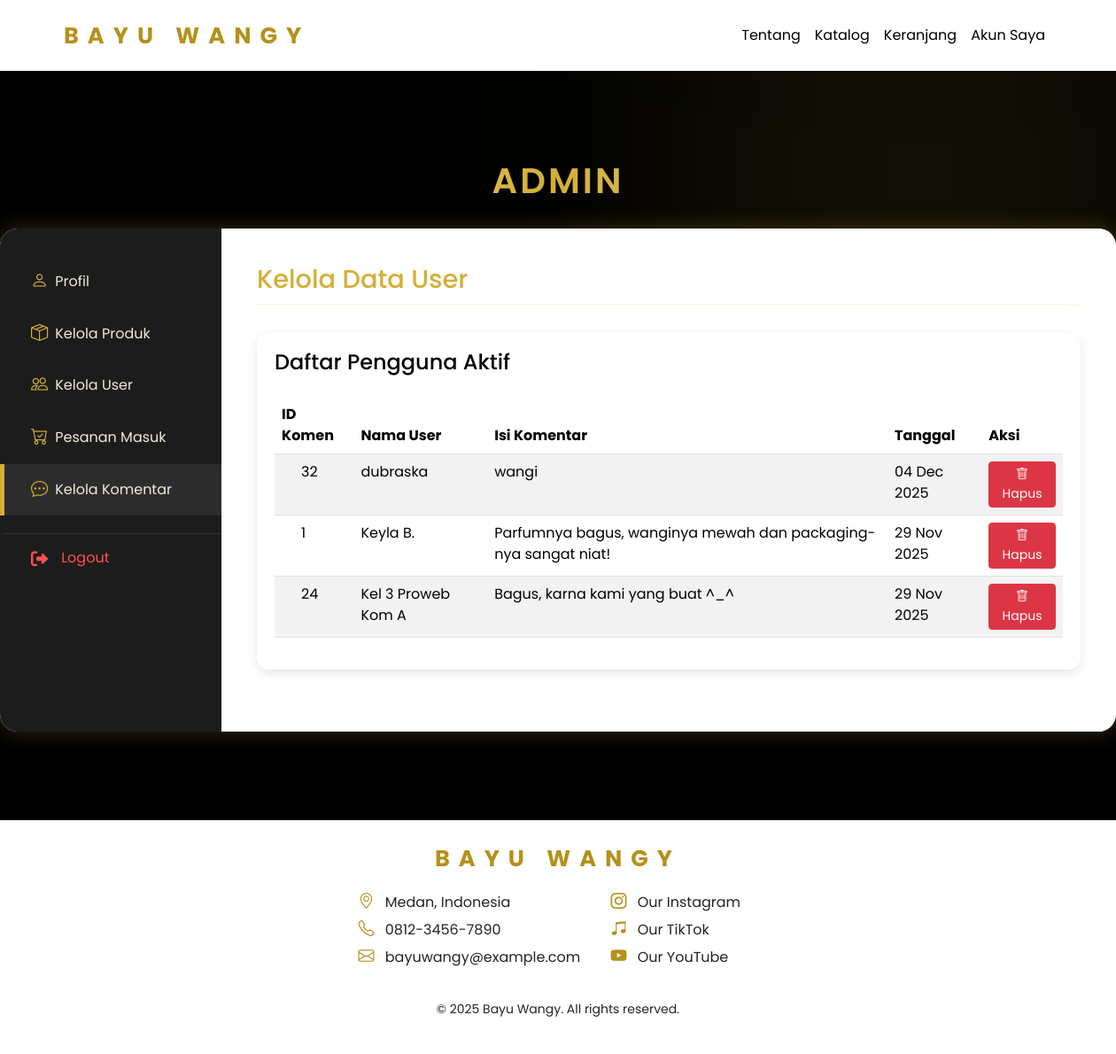
The app's page /admin-tab-komentar.php (signed in) with its own data.
### tables this page shows
CREATE TABLE `testimoni` (
  `id_komen` int(11) NOT NULL,
  `nama_user` varchar(100) NOT NULL,
  `rating` int(1) NOT NULL,
  `komentar` text NOT NULL,
  `tanggal_dibuat` datetime DEFAULT NULL
);

### admin-tab-komentar.php (the view, shortened to what this page needs)
<?php
require 'conn.php';
$sql = "
    SELECT
        id_komen,
        nama_user,
        komentar,
        tanggal_dibuat
    FROM testimoni
    ORDER BY tanggal_dibuat DESC
";
$komentar_query = $conn->query($sql);
?>
<!DOCTYPE html>
<html lang="id">
<head>
    <link rel="stylesheet" href="bootstrap/css/bootstrap.css">
    <link rel="stylesheet" href="css/akun.css">
    <link rel="stylesheet" href="css/navbar.css">
    <link rel="stylesheet" href="css/styleee.css">
    <link rel="stylesheet" href="https://cdnjs.cloudflare.com/ajax/libs/font-awesome/6.0.0-beta3/css/all.min.css">
    <link rel="stylesheet" href="https://cdn.jsdelivr.net/npm/bootstrap-icons@1.11.3/font/bootstrap-icons.css">
</head>
<body class="account-page">
    <?php include 'navbar.php'; ?>
    <div class="akun-container">
        <h1 class="title">Admin</h1>
        <div class="account-dashboard">
            <aside class="sidebar">
                <nav class="account-nav">
                    <a href="admin.php" class="nnav-item">
                        <i class="bi bi-person me-2"></i> Profil
                    </a>
                    <a href="admin-tab-produk.php" class="nnav-item">
                        <i class="bi bi-box-seam me-2"></i> Kelola Produk
                    </a>
                    <a href="admin-tab-user.php" class="nnav-item ">
                        <i class="bi bi-people me-2"></i> Kelola User
                    </a>
                    <a href="admin-tab-pesanan.php" class="nnav-item">
                        <i class="bi bi-cart-check me-2"></i> Pesanan Masuk
                    </a>
                    <a href="admin-tab-komentar.php" class="nnav-item active">
                        <i class="bi bi-chat-dots me-2"></i> Kelola Komentar
                    </a>
                    <a href="logout.php" class="nnav-item logout">
                        <i class="fas fa-sign-out-alt"></i> Logout
                    </a>
                </nav>
            </aside>
            <main class="content-area">
                <h2 class="section-title">Kelola Data User</h2>
                <div class="address-form" style="max-width: 1200px; margin: 30px auto;">
                    <h4 class="mb-4">Daftar Pengguna Aktif</h4>
                    <table class="table table-striped">
                        <thead>
                            <tr>
                                <th>ID Komen</th>
                                <th>Nama User</th>
                                <th>Isi Komentar</th>
                                <th>Tanggal</th>
                                <th>Aksi</th>
                            </tr>
                        </thead>
                        <tbody>
                            <?php if ($komentar_query->num_rows > 0): ?>
                            <?php while ($komentar = $komentar_query->fetch_assoc()): ?>
                            <tr>
                                <td><?= $komentar['id_komen']; ?></td>
                                <td><?= htmlspecialchars($komentar['nama_user']); ?></td>
                                <td><?= htmlspecialchars(substr($komentar['komentar'], 0, 80)) . (strlen($komentar['komentar']) > 80 ? '...' : ''); ?></td>
                                <td><?= date('d M Y', strtotime($komentar['tanggal_dibuat'])); ?></td>
                                <td>
                                    <a href="admin-hapuskomentar.php?id=<?= $komentar['id_komen']; ?>" class="btn btn-sm btn-danger" onclick="return confirm('Yakin hapus komentar ini?');">
                                        <i class="bi bi-trash"></i> Hapus
                                    </a>
                                </td>
                            </tr>
                            <?php endwhile; ?>
                            <?php else: ?>
                            <tr>
                                <td colspan="5" class="text-center">Tidak ada komentar saat ini.</td>
                            </tr>
                            <?php endif; ?>
                        </tbody>
                    </table>
                </div>
            </main>
            </div>
    </div>
    <?php include 'footer.php'; ?>
</body>
</html>

### css/akun.css (style rules this page uses)
* { margin: 0; padding: 0; box-sizing: border-box; font-family: 'Poppins', sans-serif; }
body { background: #000000; min-height: 100vh; height: auto; color: #ffffff; overflow-x: hidden; }
body::before { content: ""; position: absolute; width: 550px; height: 550px; background: #D4AF3715; filter: blur(130px); top: -80px; right: -50px; z-index: -1; }
.title { text-align: center; margin-bottom: 30px; font-size: 40px; font-weight: 600; letter-spacing: 3px; text-transform: uppercase; background: linear-gradient(90deg, #f2e9d8, #D4AF37, #f2e9d8); color: transparent; -webkit-background-clip: text; background-clip: text; }
.akun-container { margin: 100px auto; }
.address-form { background: #ffffff; padding: 20px; border-radius: 14px; box-shadow: 0px 4px 12px rgba(0,0,0,0.1); max-width: 100%; margin-top: 20px; }
.account-dashboard { display: flex; max-width: 1400px; margin: 0 auto; background: #ffffff; border-radius: 20px; overflow: hidden; box-shadow: 0 0 25px rgba(212, 175, 55, 0.25), inset 0 0 12px rgba(212, 175, 55, 0.15); }
.sidebar { flex: 0 0 250px; background: #1c1c1c; padding: 30px 0; color: #f2e9d8; }
.account-nav { display: flex; flex-direction: column; }
.nnav-item { display: flex; align-items: center; padding: 15px 30px; text-decoration: none; color: #f2e9d8; font-size: 1em; border-left: 5px solid transparent; transition: 0.2s; }
.nnav-item i { margin-right: 15px; font-size: 1.2em; color: #D4AF37; }
.nnav-item.active { border-left-color: #D4AF37; background-color: #2c2c2c; font-weight: 400; }
.nnav-item.logout { margin-top: 20px; border-top: 1px solid #333333; color: #ff5050; }
.nnav-item.logout i { color: #ff5050; }
.content-area { flex-grow: 1; padding: 40px; background: #ffffff; color: #000000; }
.section-title { color: #D4AF37; font-size: 1.8em; margin-bottom: 25px; border-bottom: 2px solid #D4AF3720; padding-bottom: 10px; }
.address-form { background: #ffffff; padding: 20px; border-radius: 14px; box-shadow: 0px 4px 12px rgba(0,0,0,0.1); max-width: 500px; margin-top: 20px; }

### css/styleee.css (style rules this page uses)
body { font-family: 'Poppins', sans-serif; }
.cart-table th:first-child, tr td:first-child { padding-left: 30px !important; }

### records on screen
testimoni: id_komen "32", nama_user "dubraska", komentar "wangi", tanggal_dibuat "04 Dec 2025"
testimoni: id_komen "1", nama_user "Keyla B.", komentar "Parfumnya bagus, wanginya mewah dan packaging-nya sangat niat!", tanggal_dibuat "29 Nov 2025"
testimoni: id_komen "24", nama_user "Kel 3 Proweb Kom A", komentar "Bagus, karna kami yang buat ^_^", tanggal_dibuat "29 Nov 2025"
